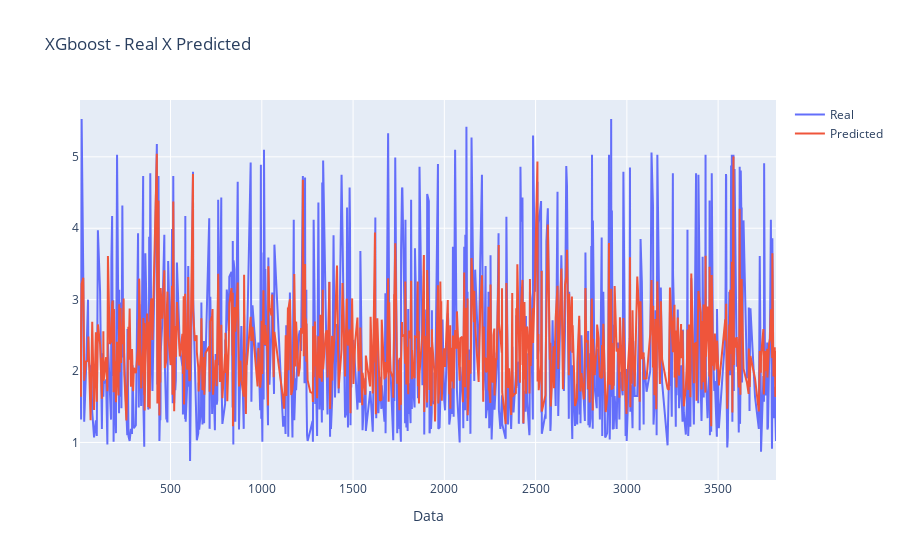

Notebook cell for this chart:
### Code cell
fig_model = go.Figure()

# Add traces
fig_model.add_trace(
    go.Scatter(x=f3_forest.index.sort_values(), y=f3_forest['Actual'], name="Real", mode='lines')
)

fig_model.add_trace(
    go.Scatter(x=f3_forest.index.sort_values(), y=f3_forest['Predicted'], name="Predicted", mode='lines')
)

# Add figure title
fig_model.update_layout(
    title_text="Random Forest - Data_3 - Real X Predicted"
)
# Set x-axis title
fig_model.update_xaxes(title_text="Data")
fig_model.show()

### Figure 1 — Plotly figure (JSON) as saved in the notebook; plotly's stock layout.template omitted (floating-point values rounded to 4 significant figures; data arrays with more than 128 entries replaced by an {"elided": "..."} marker saying what was removed)
{"data": [{"mode": "lines", "name": "Real", "type": "scatter", "x": {"elided": "765 int values"}, "y": {"elided": "765 float values"}}, {"mode": "lines", "name": "Predicted", "type": "scatter", "x": {"elided": "765 int values"}, "y": {"elided": "765 float values"}}], "layout": {"title": {"text": "XGboost - Real X Predicted"}, "xaxis": {"title": {"text": "Data"}}}}
